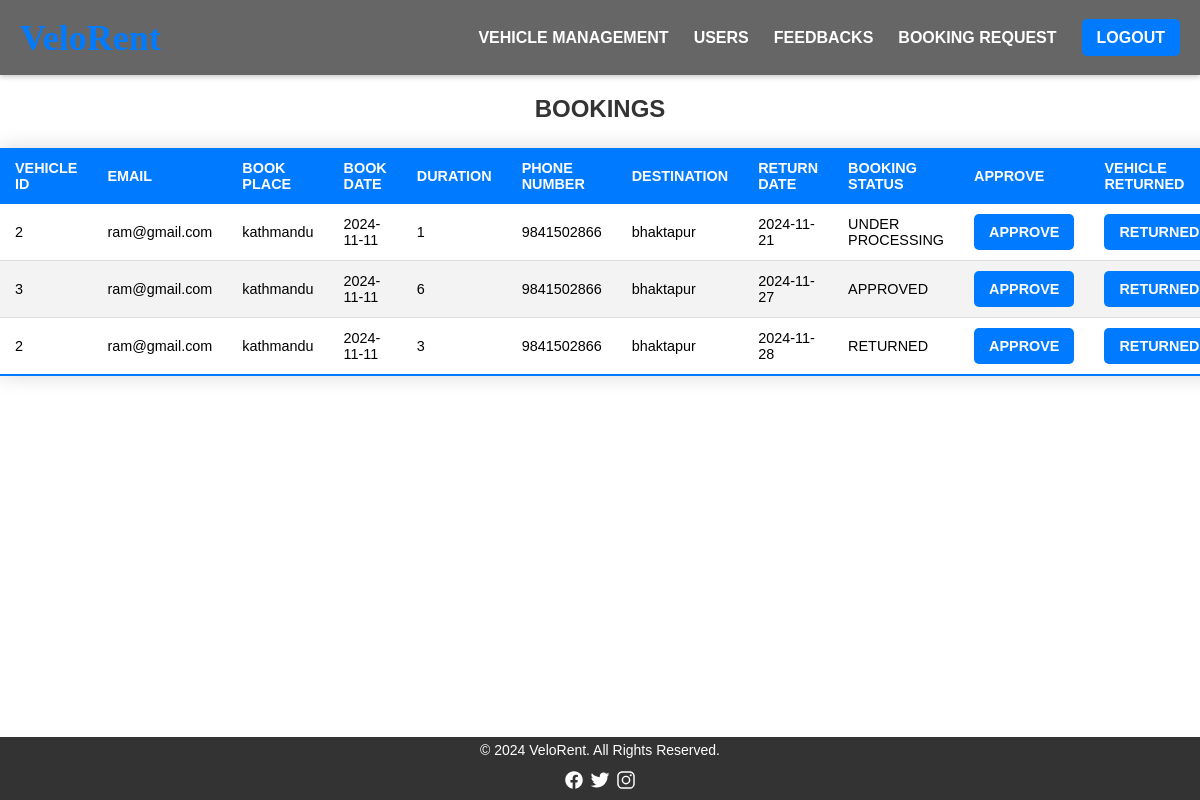
/adminbook.php, run on the app's committed database.
### tables this page shows
CREATE TABLE `booking` (
  `BOOK_ID` int(11) NOT NULL,
  `VEHICLE_ID` int(11) NOT NULL,
  `EMAIL` varchar(255) NOT NULL,
  `BOOK_PLACE` varchar(255) NOT NULL,
  `BOOK_DATE` date NOT NULL,
  `DURATION` int(11) NOT NULL,
  `PHONE_NUMBER` bigint(20) NOT NULL,
  `DESTINATION` varchar(255) NOT NULL,
  `RETURN_DATE` date NOT NULL,
  `PRICE` int(11) NOT NULL,
  `BOOK_STATUS` varchar(255) NOT NULL DEFAULT 'UNDER PROCESSING'
);

### adminbook.php (the view, shortened to what this page needs)
<!DOCTYPE html>
<html lang="en">
<head>
</head>
<body>
<div class="main-content">
    <div class="navbar">
        <h2 class="logo">VeloRent</h2>
        <div class="menu">
            <ul>
                <li><a href="adminvehicle.php">VEHICLE MANAGEMENT</a></li>
                <li><a href="adminusers.php">USERS</a></li>
                <li><a href="admindash.php">FEEDBACKS</a></li>
                <li><a href="adminbook.php">BOOKING REQUEST</a></li>
                <li><a href="index.php" class="button">LOGOUT</a></li>
            </ul>
        </div>
    </div>
    <h1 class="header">BOOKINGS</h1>
    <table class="content-table">
        <thead>
            <tr>
                <th>VEHICLE ID</th>
                <th>EMAIL</th>
                <th>BOOK PLACE</th>
                <th>BOOK DATE</th>
                <th>DURATION</th>
                <th>PHONE NUMBER</th>
                <th>DESTINATION</th>
                <th>RETURN DATE</th>
                <th>BOOKING STATUS</th>
                <th>APPROVE</th>
                <th>VEHICLE RETURNED</th>
            </tr>
        </thead>
        <tbody>
        <?php
            require_once('connection.php');
            $query = "SELECT * FROM booking ORDER BY BOOK_ID DESC";
            $queryy = mysqli_query($con, $query);
            while ($res = mysqli_fetch_array($queryy)) {
        ?>
            <tr>
                <td><?php echo $res['VEHICLE_ID']; ?></td>
                <td><?php echo $res['EMAIL']; ?></td>
                <td><?php echo $res['BOOK_PLACE']; ?></td>
                <td><?php echo $res['BOOK_DATE']; ?></td>
                <td><?php echo $res['DURATION']; ?></td>
                <td><?php echo $res['PHONE_NUMBER']; ?></td>
                <td><?php echo $res['DESTINATION']; ?></td>
                <td><?php echo $res['RETURN_DATE']; ?></td>
                <td><?php echo $res['BOOK_STATUS']; ?></td>
                <td><a href="approve.php?id=<?php echo $res['BOOK_ID']; ?>" class="button">APPROVE</a></td>
                <td><a href="adminreturn.php?id=<?php echo $res['VEHICLE_ID']; ?>&bookid=<?php echo $res['BOOK_ID']; ?>" class="button">RETURNED</a></td>
            </tr>
        <?php } ?>
        </tbody>
    </table>
</div>
<footer>
    <p>&copy; 2024 VeloRent. All Rights Reserved.</p>
    <div class="socials">
        <a href="#"><ion-icon name="logo-facebook"></ion-icon></a>
        <a href="#"><ion-icon name="logo-twitter"></ion-icon></a>
        <a href="#"><ion-icon name="logo-instagram"></ion-icon></a>
    </div>
</footer>
</body>
</html>

### adminbook.php (style rules this page uses)
* { margin: 0; padding: 0; box-sizing: border-box; }
body { font-family: Arial, sans-serif; display: flex; flex-direction: column; min-height: 100vh; }
.main-content { flex: 1; padding-bottom: 60px; }
.navbar { width: 100%; height: 75px; background-color: rgba(0, 0, 0, 0.6); display: flex; align-items: center; justify-content: space-between; padding: 0 20px; box-shadow: 0 2px 5px rgba(0, 0, 0, 0.2); }
.logo { color: #007bff; font-size: 36px; font-family: 'Lora', serif; }
.menu ul { display: flex; gap: 25px; list-style: none; }
.menu ul li a { text-decoration: none; color: white; font-weight: bold; font-size: 16px; transition: color 0.3s; }
.content-table { border-collapse: collapse; font-size: 0.9em; width: 90%; margin: 25px auto; box-shadow: 0 0 20px rgba(0, 0, 0, 0.15); overflow: hidden; }
.content-table thead tr { background-color: #007bff; color: white; text-align: left; }
.content-table th, .content-table td { padding: 12px 15px; }
.content-table tbody tr { border-bottom: 1px solid #dddddd; }
.content-table tbody tr:nth-of-type(even) { background-color: #f3f3f3; }
.content-table tbody tr:last-of-type { border-bottom: 2px solid #007bff; }
.header { text-align: center; font-size: 24px; font-weight: bold; margin-top: 20px; color: #333; }
.button { background: #007bff; border: none; padding: 10px 15px; border-radius: 5px; color: white; cursor: pointer; transition: background 0.3s; text-decoration: none; font-weight: bold; }
footer { position: fixed; bottom: 0; left: 0; width: 100%; background: #333; color: #fff; text-align: center; padding: 5px 0; }
footer p { margin: 0; font-size: 14px; margin-bottom: 12px; }
.socials a { color: white; font-size: 20px; margin: 1px; transition: color 0.3s; }

### data on the page
booking: VEHICLE_ID "2", EMAIL "ram@gmail.com", BOOK_PLACE "kathmandu", BOOK_DATE "2024-11-11", DURATION "1", PHONE_NUMBER "9841502866", DESTINATION "bhaktapur", RETURN_DATE "2024-11-21", BOOK_STATUS "UNDER PROCESSING"
booking: VEHICLE_ID "3", EMAIL "ram@gmail.com", BOOK_PLACE "kathmandu", BOOK_DATE "2024-11-11", DURATION "6", PHONE_NUMBER "9841502866", DESTINATION "bhaktapur", RETURN_DATE "2024-11-27", BOOK_STATUS "APPROVED"
booking: VEHICLE_ID "2", EMAIL "ram@gmail.com", BOOK_PLACE "kathmandu", BOOK_DATE "2024-11-11", DURATION "3", PHONE_NUMBER "9841502866", DESTINATION "bhaktapur", RETURN_DATE "2024-11-28", BOOK_STATUS "RETURNED"
